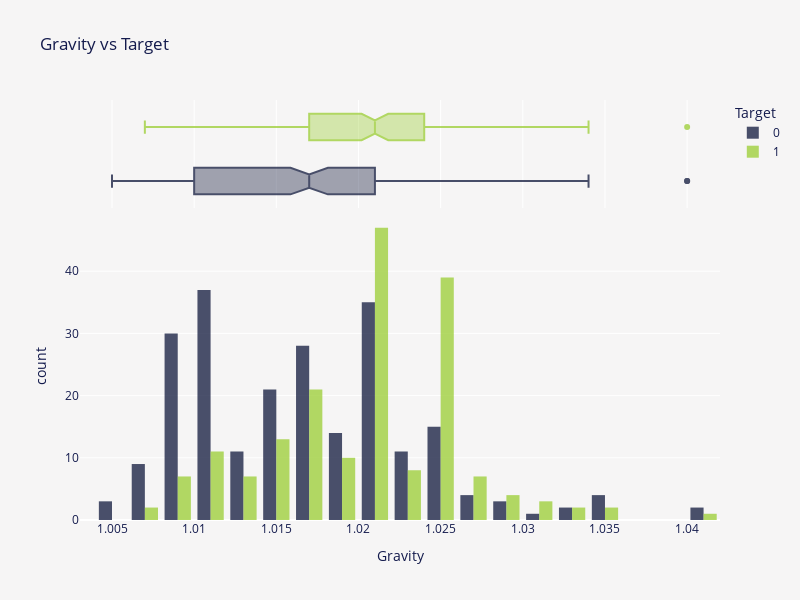

Notebook cell for this chart:
### Markdown cell above
<p style="font-size:20px; font-family:JetBrains Mono; color:#3E3F4C; border-bottom: 3px solid #2a357d">Notes 📜</p>
<blockquote style="margin-right:auto; margin-left:auto; background-color:#fffaf6; padding: 15px; border-radius: 10px 10px">
    <ul style="font-size:16px; font-family:JetBrains Mono; color:#3E3F4C; margin-right: 10px; margin-top: 2px; margin-bottom: 2px">
        <li>Fair enough.</li>
    </ul>
</blockquote>

### Code cell
fig = px.histogram(
    train,
    x="Gravity",
    color="Target",
    color_discrete_sequence=["#0f173b", "#9acd32"],
    marginal="box",
    barmode="group",
    hover_data=train.columns,
    height=600,
    width=800,
    title="Gravity vs Target",
)
fig.update_layout(
    font=dict(color=FONT_COLOR),
    plot_bgcolor=BACKGROUND_COLOR,
    paper_bgcolor=BACKGROUND_COLOR,
    bargap=0.2,
)
fig.update_traces(opacity=0.75)
fig.show()

### Figure 1 — Plotly figure (JSON) as saved in the notebook; plotly's stock layout.template omitted (floating-point values rounded to 4 significant figures; data arrays with more than 128 entries replaced by an {"elided": "..."} marker saying what was removed)
{"data": [{"alignmentgroup": "True", "bingroup": "x", "hovertemplate": "Target=0<br>Gravity=%{x}<br>count=%{y}<extra></extra>", "legendgroup": "0", "marker": {"color": "#0f173b", "pattern": {"shape": ""}}, "name": "0", "offsetgroup": "0", "opacity": 0.75, "orientation": "v", "showlegend": true, "type": "histogram", "x": {"elided": "230 float values"}, "xaxis": "x", "yaxis": "y"}, {"alignmentgroup": "True", "customdata": {"elided": "230x6 float values"}, "hovertemplate": "Target=%{customdata[5]}<br>Gravity=%{x}<br>Ph=%{customdata[0]}<br>Osmo=%{customdata[1]}<br>Cond=%{customdata[2]}<br>Urea=%{customdata[3]}<br>Calc=%{customdata[4]}<extra></extra>", "legendgroup": "0", "marker": {"color": "#0f173b"}, "name": "0", "notched": true, "offsetgroup": "0", "opacity": 0.75, "showlegend": false, "type": "box", "x": {"elided": "230 float values"}, "xaxis": "x2", "yaxis": "y2"}, {"alignmentgroup": "True", "bingroup": "x", "hovertemplate": "Target=1<br>Gravity=%{x}<br>count=%{y}<extra></extra>", "legendgroup": "1", "marker": {"color": "#9acd32", "pattern": {"shape": ""}}, "name": "1", "offsetgroup": "1", "opacity": 0.75, "orientation": "v", "showlegend": true, "type": "histogram", "x": {"elided": "184 float values"}, "xaxis": "x", "yaxis": "y"}, {"alignmentgroup": "True", "customdata": {"elided": "184x6 float values"}, "hovertemplate": "Target=%{customdata[5]}<br>Gravity=%{x}<br>Ph=%{customdata[0]}<br>Osmo=%{customdata[1]}<br>Cond=%{customdata[2]}<br>Urea=%{customdata[3]}<br>Calc=%{customdata[4]}<extra></extra>", "legendgroup": "1", "marker": {"color": "#9acd32"}, "name": "1", "notched": true, "offsetgroup": "1", "opacity": 0.75, "showlegend": false, "type": "box", "x": {"elided": "184 float values"}, "xaxis": "x2", "yaxis": "y2"}], "layout": {"bargap": 0.2, "barmode": "group", "font": {"color": "#141B4D"}, "height": 600, "legend": {"title": {"text": "Target"}, "tracegroupgap": 0}, "paper_bgcolor": "#F6F5F5", "plot_bgcolor": "#F6F5F5", "title": {"text": "Gravity vs Target"}, "width": 800, "xaxis": {"anchor": "y", "domain": [0, 1], "title": {"text": "Gravity"}}, "xaxis2": {"anchor": "y2", "domain": [0, 1], "matches": "x", "showgrid": true, "showticklabels": false}, "yaxis": {"anchor": "x", "domain": [0, 0.7326], "title": {"text": "count"}}, "yaxis2": {"anchor": "x2", "domain": [0.7426, 1], "matches": "y2", "showgrid": false, "showline": false, "showticklabels": false, "ticks": ""}}}
